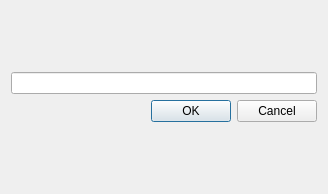
<?xml version="1.0" encoding="UTF-8"?>
<ui version="4.0">
 <class>Dialog</class>
 <widget class="QDialog" name="Dialog">
  <property name="geometry">
   <rect>
    <x>0</x>
    <y>0</y>
    <width>328</width>
    <height>194</height>
   </rect>
  </property>
  <property name="windowTitle">
   <string>Dialog</string>
  </property>
  <layout class="QGridLayout" name="gridLayout_2">
   <item row="0" column="0">
    <layout class="QGridLayout" name="gridLayout">
     <item row="0" column="0">
      <widget class="QLineEdit" name="lineEdit"/>
     </item>
     <item row="1" column="0">
      <widget class="QDialogButtonBox" name="buttonBox">
       <property name="orientation">
        <enum>Qt::Horizontal</enum>
       </property>
       <property name="standardButtons">
        <set>QDialogButtonBox::Cancel|QDialogButtonBox::Ok</set>
       </property>
      </widget>
     </item>
    </layout>
   </item>
  </layout>
 </widget>
 <resources/>
 <connections>
  <connection>
   <sender>buttonBox</sender>
   <signal>accepted()</signal>
   <receiver>Dialog</receiver>
   <slot>accept()</slot>
   <hints>
    <hint type="sourcelabel">
     <x>248</x>
     <y>254</y>
    </hint>
    <hint type="destinationlabel">
     <x>157</x>
     <y>274</y>
    </hint>
   </hints>
  </connection>
  <connection>
   <sender>buttonBox</sender>
   <signal>rejected()</signal>
   <receiver>Dialog</receiver>
   <slot>reject()</slot>
   <hints>
    <hint type="sourcelabel">
     <x>316</x>
     <y>260</y>
    </hint>
    <hint type="destinationlabel">
     <x>286</x>
     <y>274</y>
    </hint>
   </hints>
  </connection>
 </connections>
</ui>
